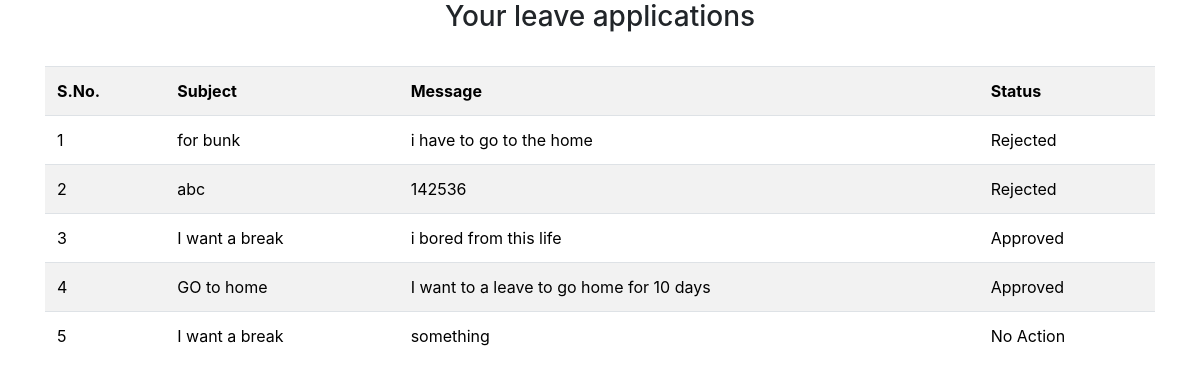
The page /view_leave.php (signed in) on the database its author committed.
### tables this page shows
CREATE TABLE `leaves` (
  `lid` int(11) NOT NULL,
  `uid` int(11) NOT NULL,
  `subject` varchar(30) NOT NULL,
  `message` varchar(100) NOT NULL,
  `status` varchar(10) NOT NULL
);

### view_leave.php (the view, shortened to what this page needs)
<?php
if(isset($_SESSION['email'])){
include ('includes/connection.php');
?>
<!DOCTYPE html>
<html lang="en">
<head>
    <link rel="stylesheet" href="https://cdn.jsdelivr.net/npm/bootstrap@4.1.3/dist/css/bootstrap.min.css">
</head>
<body>
    <center>
        <h3>Your leave applications</h3><br>
    </center>
    <div class="container">
        <table class="table table-striped">
            <tr>
                <th>S.No.</th>
                <th>Subject</th>
                <th>Message</th>
                <th>Status</th>
            </tr>
            <?php
                $sql = "SELECT * FROM leaves where uid = $_SESSION[uid]";
                $result = mysqli_query($connection,$sql);
                $sno = 1;
                while ($row = mysqli_fetch_assoc($result)) {
            ?>
                <tr>
                    <td> <?php echo $sno;
                            $sno++; ?> </td>
                    <td> <?php echo $row['subject']; ?> </td>
                    <td> <?php echo $row['message']; ?> </td>
                    <td> <?php echo $row['status']; ?> </td>
                </tr>
            <?php
                }
            ?>
        </table>
    </div>
</body>
</html>
<?php
}else{
  header('location:index2.php');
}
?>

### view_leave.php (style rules this page uses)
table, td { padding: 10px; }
.table { background-color: white; color: black; }

### rows shown on the page
leaves: subject "for bunk", message "i have to go to the home", status "Rejected"
leaves: subject "abc", message "142536", status "Rejected"
leaves: subject "I want a break", message "i bored from this life", status "Approved"
leaves: subject "GO to home", message "I want to a leave to go home for 10 days", status "Approved"
leaves: subject "I want a break", message "something", status "No Action"
